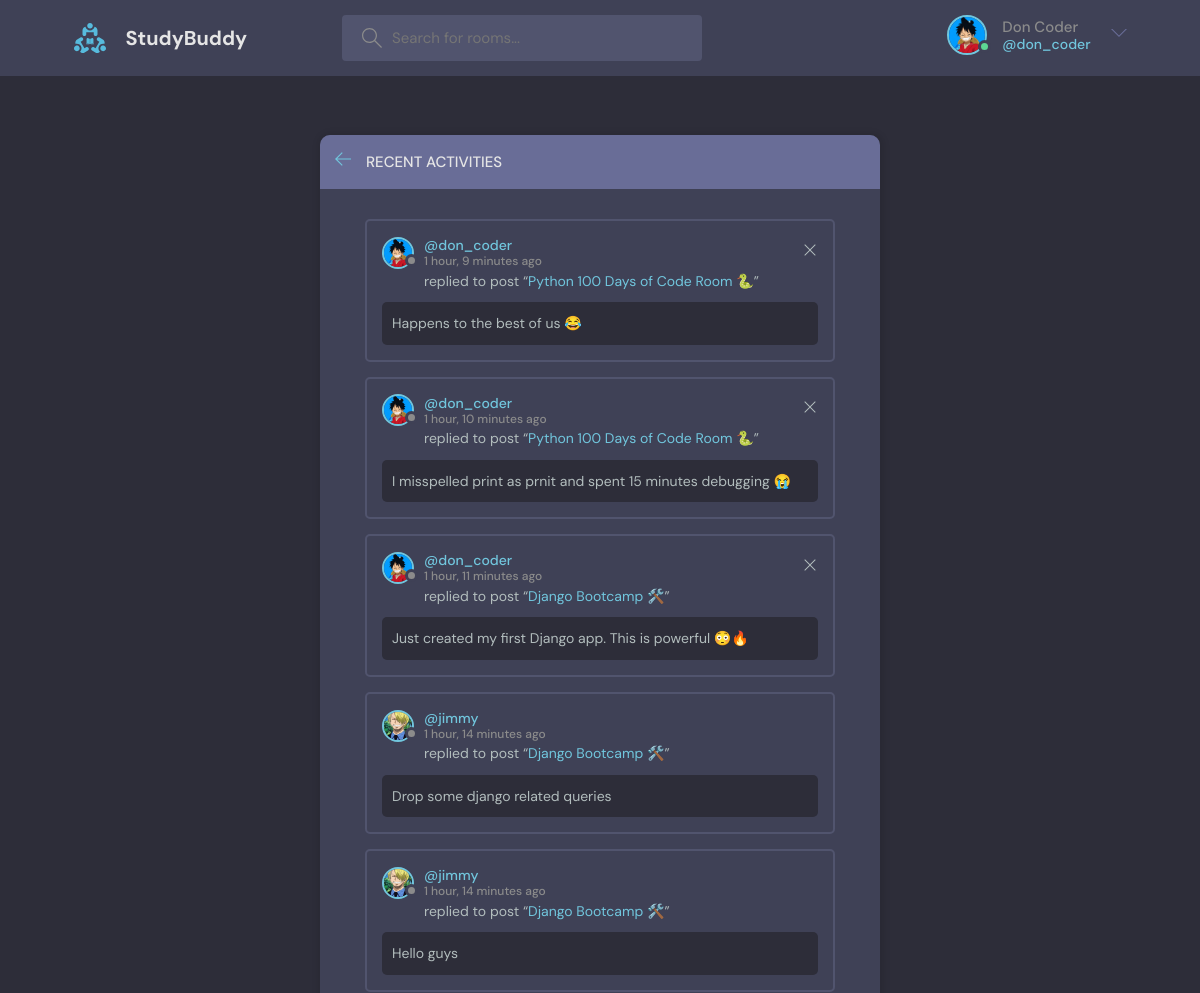
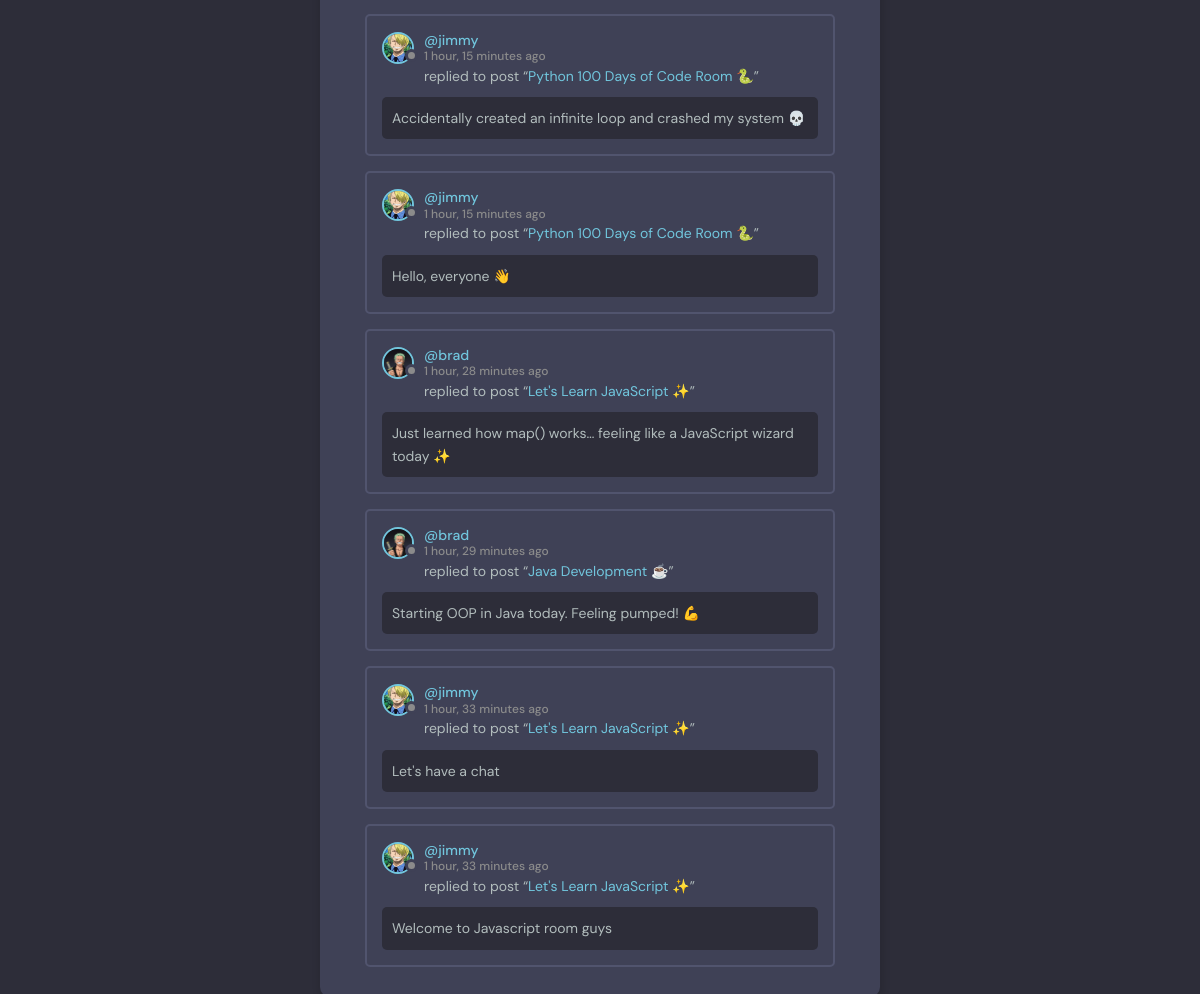
The app's page /activity/ (signed in) with its own data (2 pictures, top to bottom).
### main/models.py (models this page shows, shortened)
class User(AbstractUser):
    name = models.CharField(max_length=200, null=True)
    email = models.EmailField(unique=True, null=True)
    bio = models.TextField(null=True)
    avatar = models.ImageField(upload_to=user_directory_path, null=True, default="avatar.svg")
    USERNAME_FIELD = 'email'
    REQUIRED_FIELDS = []

class Message(models.Model):
    user = models.ForeignKey(User, on_delete=models.CASCADE)
    room = models.ForeignKey(Room, on_delete=models.CASCADE)
    body = models.TextField()
    updated = models.DateTimeField(auto_now=True)
    created = models.DateTimeField(auto_now_add=True)
    class Meta:
        ordering = ['-updated', '-created']

class Room(models.Model):
    host = models.ForeignKey(User, on_delete=models.SET_NULL, null=True)
    topic = models.ForeignKey(Topic, on_delete=models.SET_NULL, null=True)
    name = models.CharField(max_length=200)
    description = models.TextField(null=True, blank=True)
    participants = models.ManyToManyField(User, related_name='participants', blank=True)
    updated = models.DateTimeField(auto_now=True)
    created = models.DateTimeField(auto_now_add=True)
    class Meta:
        ordering = ['-updated', '-created'] # '-' ensures it is in descending order
    def __str__(self):
        return self.name

### main/views.py (the view)
# urls.py: path('activity/', views.activity_view, name='activity'),
def activity_view(request):
    room_messages = Message.objects.all()
    return render(request, 'main/activity.html', {'room_messages': room_messages})

### main/templates/main/activity.html (shortened to what this page needs)
{% extends "main.html" %}
{% block content %}
    <main class="layout">
      <div class="container">
        <div class="layout__box">
          <div class="layout__boxHeader">
            <div class="layout__boxTitle">
              <a href="{% url 'home' %}">
                <svg version="1.1" xmlns="http://www.w3.org/2000/svg" width="32" height="32" viewBox="0 0 32 32">
                  <title>arrow-left</title>
                  <path
                    d="M13.723 2.286l-13.723 13.714 13.719 13.714 1.616-1.611-10.96-10.96h27.625v-2.286h-27.625l10.965-10.965-1.616-1.607z"
                  ></path>
                </svg>
              </a>
              <h3>Recent Activities</h3>
            </div>
          </div>
          <div class="activities-page layout__body">
            {% for message in room_messages %}
                <div class="activities__box">
                    <div class="activities__boxHeader roomListRoom__header">
                        <a href="{% url 'profile' message.user.id %}" class="roomListRoom__author">
                            <div class="avatar avatar--small">
                                <img src="{{message.user.avatar.url}}" />
                            </div>
                            <p>
                                @{{message.user.username}}
                                <span>{{message.created|timesince}} ago</span>
                            </p>
                        </a>
                        {% if request.user == message.user %}
                            <div class="roomListRoom__actions">
                                <a href="{% url 'delete-message' message.id %}">
                                    <svg version="1.1" xmlns="http://www.w3.org/2000/svg" width="32" height="32" viewBox="0 0 32 32">
                                        <title>remove</title>
                                        <path d="M27.314 6.019l-1.333-1.333-9.98 9.981-9.981-9.981-1.333 1.333 9.981 9.981-9.981 9.98 1.333 1.333 9.981-9.98 9.98 9.98 1.333-1.333-9.98-9.98 9.98-9.981z"></path>
                                    </svg>
                                </a>
                            </div>
                        {% endif %}
                    </div>
                    <div class="activities__boxContent">
                        <p>replied to post “<a href="{% url 'room' message.room.id %}">{{message.room}}</a>”</p>
                        <div class="activities__boxRoomContent">
                        {{message.body}}
                        </div>
                    </div>
                </div>
            {% endfor %}
          </div>
        </div>
      </div>
    </main>
{% endblock content %}

### templates/navbar.html (shortened to what this page needs)
{% load static %}
<header class="header header--loggedIn">
    <div class="container">
        <a href="{% url 'home' %}" class="header__logo">
            <img src="{% static 'images/logo.svg' %}" />
            <h1>StudyBuddy</h1>
        </a>
        <form class="header__search" method="GET" action="{% url 'home' %}">
            <label>
            <input name="q" placeholder="Search for rooms..." />
            </label>
        </form>
        <nav class="header__menu">
            {% if request.user.is_authenticated %}
                <div class="header__user">
                <a href="{% url 'profile' request.user.id %}">
                    <div class="avatar avatar--medium active">
                    <img src="{{request.user.avatar.url}}" />
                    </div>
                    <p>{{ request.user.name }} <span>@{{request.user.username}}</span></p>
                </a>
                <button class="dropdown-button">
                    <svg version="1.1" xmlns="http://www.w3.org/2000/svg" width="32" height="32" viewBox="0 0 32 32">
                    <title>chevron-down</title>
                    <path d="M16 21l-13-13h-3l16 16 16-16h-3l-13 13z"></path>
                    </svg>
                </button>
                </div>
            {% else %}
                <a href="{% url 'login' %}">
                <img src="{% static 'images/avatar.svg' %}" />
                <p>Login</p>
                </a>
            {% endif %}
        </nav>
    </div>
</header>

### records on screen
User: user.avatar (picture), user.name "Don Coder", user.username "don_coder"
Message: user.avatar (picture), user.username "don_coder", created "1 hour, 9 minutes", room "Python 100 Days of Code Room 🐍", body "Happens to the best of us 😂"
Message: user.avatar (picture), user.username "don_coder", created "1 hour, 10 minutes", room "Python 100 Days of Code Room 🐍", body "I misspelled print as prnit and spent 15 minutes debugging 😭"
Message: user.avatar (picture), user.username "don_coder", created "1 hour, 11 minutes", room "Django Bootcamp 🛠️", body "Just created my first Django app. This is powerful 😳🔥"
Message: user.avatar (picture), user.username "jimmy", created "1 hour, 14 minutes", room "Django Bootcamp 🛠️", body "Drop some django related queries"
Message: user.avatar (picture), user.username "jimmy", created "1 hour, 14 minutes", room "Django Bootcamp 🛠️", body "Hello guys"
Message: user.avatar (picture), user.username "jimmy", created "1 hour, 15 minutes", room "Python 100 Days of Code Room 🐍", body "Accidentally created an infinite loop and crashed my system 💀"
Message: user.avatar (picture), user.username "jimmy", created "1 hour, 15 minutes", room "Python 100 Days of Code Room 🐍", body "Hello, everyone 👋"
Message: user.avatar (picture), user.username "brad", created "1 hour, 28 minutes", room "Let's Learn JavaScript ✨", body "Just learned how map() works… feeling like a JavaScript wizard today ✨"
Message: user.avatar (picture), user.username "brad", created "1 hour, 29 minutes", room "Java Development ☕", body "Starting OOP in Java today. Feeling pumped! 💪"
Message: user.avatar (picture), user.username "jimmy", created "1 hour, 33 minutes", room "Let's Learn JavaScript ✨", body "Let's have a chat"
Message: user.avatar (picture), user.username "jimmy", created "1 hour, 33 minutes", room "Let's Learn JavaScript ✨", body "Welcome to Javascript room guys"
